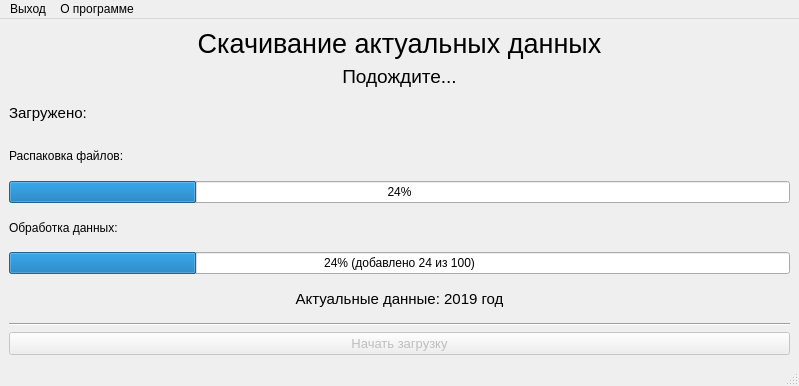
<?xml version="1.0" encoding="UTF-8"?>
<ui version="4.0">
 <class>MainWindow</class>
 <widget class="QMainWindow" name="MainWindow">
  <property name="geometry">
   <rect>
    <x>0</x>
    <y>0</y>
    <width>799</width>
    <height>386</height>
   </rect>
  </property>
  <property name="sizePolicy">
   <sizepolicy hsizetype="Preferred" vsizetype="Ignored">
    <horstretch>0</horstretch>
    <verstretch>0</verstretch>
   </sizepolicy>
  </property>
  <property name="minimumSize">
   <size>
    <width>300</width>
    <height>300</height>
   </size>
  </property>
  <property name="maximumSize">
   <size>
    <width>10000000</width>
    <height>10000000</height>
   </size>
  </property>
  <property name="contextMenuPolicy">
   <enum>Qt::NoContextMenu</enum>
  </property>
  <property name="windowTitle">
   <string>CBParser</string>
  </property>
  <widget class="QWidget" name="centralwidget">
   <property name="sizePolicy">
    <sizepolicy hsizetype="Preferred" vsizetype="Preferred">
     <horstretch>0</horstretch>
     <verstretch>0</verstretch>
    </sizepolicy>
   </property>
   <layout class="QVBoxLayout" name="verticalLayout">
    <item>
     <widget class="QLabel" name="title_label">
      <property name="sizePolicy">
       <sizepolicy hsizetype="Preferred" vsizetype="Fixed">
        <horstretch>0</horstretch>
        <verstretch>0</verstretch>
       </sizepolicy>
      </property>
      <property name="font">
       <font>
        <family>Segoe UI</family>
        <pointsize>20</pointsize>
       </font>
      </property>
      <property name="text">
       <string>Скачивание актуальных данных</string>
      </property>
      <property name="alignment">
       <set>Qt::AlignHCenter|Qt::AlignTop</set>
      </property>
     </widget>
    </item>
    <item>
     <widget class="QLabel" name="status_label">
      <property name="sizePolicy">
       <sizepolicy hsizetype="Preferred" vsizetype="Fixed">
        <horstretch>0</horstretch>
        <verstretch>0</verstretch>
       </sizepolicy>
      </property>
      <property name="font">
       <font>
        <family>Segoe UI</family>
        <pointsize>14</pointsize>
       </font>
      </property>
      <property name="text">
       <string>Подождите...</string>
      </property>
      <property name="alignment">
       <set>Qt::AlignCenter</set>
      </property>
     </widget>
    </item>
    <item>
     <widget class="QLabel" name="dl_progress_label">
      <property name="font">
       <font>
        <family>Segoe UI</family>
        <pointsize>11</pointsize>
       </font>
      </property>
      <property name="text">
       <string>Загружено: </string>
      </property>
     </widget>
    </item>
    <item>
     <widget class="QLabel" name="extract_pb_label">
      <property name="text">
       <string notr="true">Распаковка файлов:</string>
      </property>
     </widget>
    </item>
    <item>
     <widget class="QProgressBar" name="extract_pb">
      <property name="value">
       <number>24</number>
      </property>
     </widget>
    </item>
    <item>
     <widget class="QLabel" name="parsing_pb_label">
      <property name="text">
       <string>Обработка данных:</string>
      </property>
     </widget>
    </item>
    <item>
     <widget class="QProgressBar" name="parseProgressBar">
      <property name="value">
       <number>24</number>
      </property>
      <property name="format">
       <string>%p% (добавлено %v из %m)</string>
      </property>
     </widget>
    </item>
    <item>
     <widget class="QLabel" name="year_label">
      <property name="font">
       <font>
        <family>Segoe UI</family>
        <pointsize>11</pointsize>
       </font>
      </property>
      <property name="text">
       <string>Актуальные данные: 2019 год</string>
      </property>
      <property name="alignment">
       <set>Qt::AlignCenter</set>
      </property>
     </widget>
    </item>
    <item>
     <widget class="Line" name="line">
      <property name="orientation">
       <enum>Qt::Horizontal</enum>
      </property>
     </widget>
    </item>
    <item>
     <widget class="QPushButton" name="beginDownloadButton">
      <property name="enabled">
       <bool>false</bool>
      </property>
      <property name="sizePolicy">
       <sizepolicy hsizetype="Minimum" vsizetype="Fixed">
        <horstretch>0</horstretch>
        <verstretch>0</verstretch>
       </sizepolicy>
      </property>
      <property name="font">
       <font>
        <family>Segoe UI</family>
        <pointsize>10</pointsize>
       </font>
      </property>
      <property name="text">
       <string>Начать загрузку</string>
      </property>
      <property name="checkable">
       <bool>false</bool>
      </property>
      <property name="flat">
       <bool>false</bool>
      </property>
     </widget>
    </item>
   </layout>
  </widget>
  <widget class="QMenuBar" name="menubar">
   <property name="geometry">
    <rect>
     <x>0</x>
     <y>0</y>
     <width>799</width>
     <height>26</height>
    </rect>
   </property>
   <widget class="QMenu" name="menu">
    <property name="title">
     <string>Выход</string>
    </property>
   </widget>
   <widget class="QMenu" name="menu_2">
    <property name="title">
     <string>О программе</string>
    </property>
   </widget>
   <addaction name="menu"/>
   <addaction name="menu_2"/>
  </widget>
  <widget class="QStatusBar" name="statusbar"/>
 </widget>
 <resources/>
 <connections/>
</ui>
